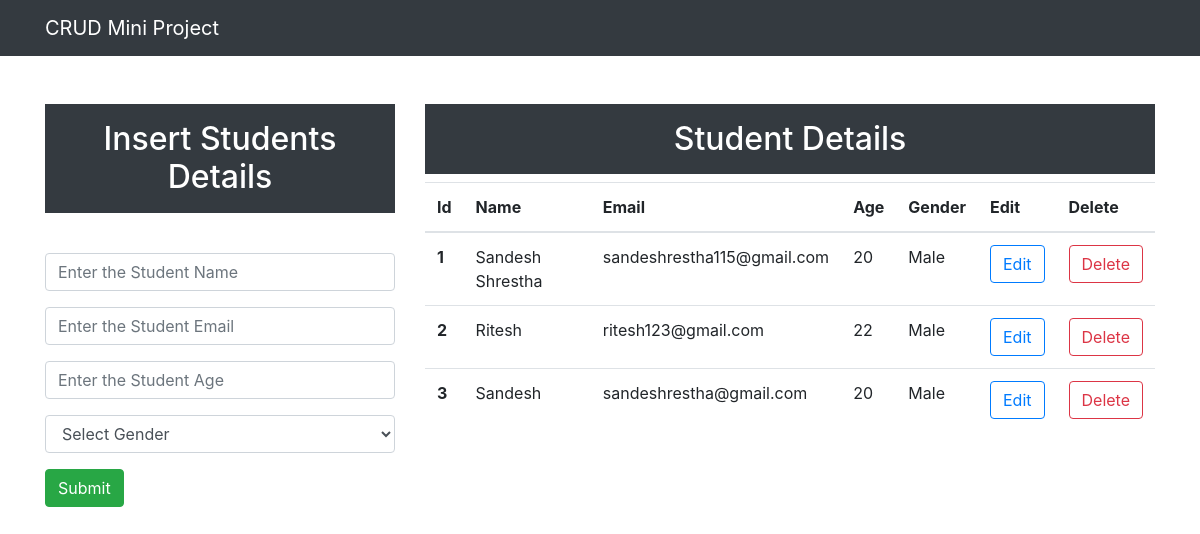
The page / on the database its author committed.
### app/models.py (models this page shows, shortened)
class Student(models.Model):
    id = models.BigAutoField(primary_key=True)
    name = models.CharField(max_length=50, blank = False, null = False)
    email = models.EmailField()
    age = models.IntegerField()
    gender = models.CharField(max_length=25, blank=False, null=False)

### app/views.py (the view)
# urls.py: path('', views.index, name="index"),
def index(request):
    data = Student.objects.all()
    context = {"data": data}
    return render(request, "index.html", context)

### templates/index.html (shortened to what this page needs)
<!DOCTYPE html>
<html lang="en">
  <head>
    <link
      rel="stylesheet"
      href="https://cdn.jsdelivr.net/npm/bootstrap@4.4.1/dist/css/bootstrap.min.css"
    />
  </head>
  <body>
    <nav class="navbar navbar-expand-lg navbar-dark bg-dark">
      <div class="container">
        <a class="navbar-brand" href="/">CRUD Mini Project</a>
      </div>
    </nav>
    <div class="container mt-5">
      <div class="row">
        <div class="col-md-4">
          <h2 class="text-white bg-dark text-center p-3">
            Insert Students Details
          </h2>
          <br />
          <form action="/insert" method="post">
            <div class="form-group">
              <input
                class="form-control mt-2"
                type="text"
                placeholder="Enter the Student Name"
                name="name"
                required
              />
            </div>
            <div class="form-group">
              <input
                class="form-control mt-2"
                type="email"
                placeholder="Enter the Student Email"
                name="email"
                required
              />
            </div>
            <div class="form-group">
              <input
                class="form-control mt-2"
                type="number"
                placeholder="Enter the Student Age"
                name="age"
                required
              />
            </div>
            <div class="form-group">
              <select id="gender" class="form-control" name="gender" required>
                <option selected>Select Gender</option>
              </select>
            </div>
            <div class="d-grid gap-2">
              <button class="btn btn-success" type="submit">Submit</button>
            </div>
          </form>
        </div>
        <div class="col-md-8">
          <h2 class="text-center text-white bg-dark p-3">Student Details</h2>
          <table class="table">
            <thead>
              <tr>
                <th scope="col">Id</th>
                <th scope="col">Name</th>
                <th scope="col">Email</th>
                <th scope="col">Age</th>
                <th scope="col">Gender</th>
                <th scope="col">Edit</th>
                <th scope="col">Delete</th>
              </tr>
            </thead>
            <tbody>
              {% for d in data%}
              <tr>
                <th scope="row">{{d.id}}</th>
                <td>{{d.name}}</td>
                <td>{{d.email}}</td>
                <td>{{d.age}}</td>
                <td>{{d.gender}}</td>
                <td>
                  <a
                    type="button"
                    href="/update/{{d.id}}"
                    class="btn btn-outline-primary"
                  >
                    Edit
                  </a>
                </td>
                <td>
                  <a
                    type="button"
                    href="/delete/{{d.id}}"
                    class="btn btn-outline-danger"
                  >
                    Delete
                  </a>
                </td>
              </tr>
              {% endfor %}
            </tbody>
          </table>
        </div>
      </div>
    </div>
  </body>
</html>

### rows shown on the page
Student: id "1", name "Sandesh Shrestha", email "sandeshrestha115@gmail.com", age "20", gender "Male"
Student: id "2", name "Ritesh", email "ritesh123@gmail.com", age "22", gender "Male"
Student: id "3", name "Sandesh", email "sandeshrestha@gmail.com", age "20", gender "Male"
